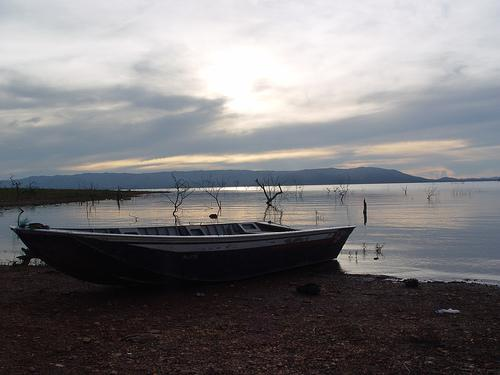
#> input picture examples/2010_000145.jpg, 500 x 375 px
$ python demo.py
#> lines starting #> are read from the running program, lines starting #| are printed output that depends on the picture
### part2ind.py
''' Get class names and part names associated with each class
Python implementation based on
http://www.stat.ucla.edu/~xianjie.chen/pascal_part_dataset/trainval.tar.gz

Define the part index of each objects.
One can merge different parts by using the same index for the
parts that are desired to be merged.
For example, one can merge
the left lower leg (llleg) and the left upper leg (luleg) of person by setting:
pimap[15]['llleg']      = 19;               # left lower leg
pimap[15]['luleg']      = 19;               # left upper leg
'''


# [22 lines left out: function get_class_names, not called in this run]


def get_pimap():
    pimap = {}

    # [aeroplane]
    pimap[1] = {}
    pimap[1]['body']        = 1
    pimap[1]['stern']       = 2
    pimap[1]['lwing']       = 3                # left wing
    pimap[1]['rwing']       = 4                # right wing
    pimap[1]['tail']        = 5
    for ii in range(1, 10 + 1):
        pimap[1][('engine_%d' % ii)] = 10+ii # multiple engines
    for ii in range(1, 10 + 1):
        pimap[1][('wheel_%d' % ii)] = 20+ii  # multiple wheels

    # [bicycle]
    pimap[2] = {}
    pimap[2]['fwheel']      = 1                # front wheel
    pimap[2]['bwheel']      = 2                # back wheel
    pimap[2]['saddle']      = 3
    pimap[2]['handlebar']   = 4                # handle bar
    pimap[2]['chainwheel']  = 5                # chain wheel
    for ii in range(1, 10 + 1):
        pimap[2][('headlight_%d' % ii)] = 10 + ii

    # [bird]
    pimap[3] = {}
    pimap[3]['head']        = 1
    pimap[3]['leye']        = 2                # left eye
    pimap[3]['reye']        = 3                # right eye
    pimap[3]['beak']        = 4
    pimap[3]['torso']       = 5
    pimap[3]['neck']        = 6
    pimap[3]['lwing']       = 7                # left wing
    pimap[3]['rwing']       = 8                # right wing
    pimap[3]['lleg']        = 9                # left leg
    pimap[3]['lfoot']       = 10               # left foot
    pimap[3]['rleg']        = 11               # right leg
    pimap[3]['rfoot']       = 12               # right foot
    pimap[3]['tail']        = 13

    # [boat]
    # only has silhouette mask

    # [bottle]
    pimap[5] = {}
    pimap[5]['cap']         = 1
    pimap[5]['body']        = 2

    # [bus]
    pimap[6] = {}
    pimap[6]['frontside']   = 1
    pimap[6]['leftside']    = 2
    pimap[6]['rightside']   = 3
    pimap[6]['backside']    = 4
    pimap[6]['roofside']    = 5
    pimap[6]['leftmirror']  = 6
    pimap[6]['rightmirror'] = 7
    pimap[6]['fliplate']    = 8                # front license plate
    pimap[6]['bliplate']    = 9                # back license plate
    for ii in range(1, 10 + 1):
        pimap[6][('door_%d' % ii)] = 10 + ii
    for ii in range(1, 10 + 1):
        pimap[6][('wheel_%d' % ii)] = 20 + ii
    for ii in range(1, 10 + 1):
        pimap[6][('headlight_%d' % ii)] = 30 + ii
    for ii in range(1, 20 + 1):
        pimap[6][('window_%d' % ii)] = 40 + ii

    # [car]
    pimap[7] = pimap[6].copy()         # car has the same set of parts with bus

    # [cat]
    pimap[8] = {}
    pimap[8]['head']        = 1
    pimap[8]['leye']        = 2                # left eye
    pimap[8]['reye']        = 3                # right eye
    pimap[8]['lear']        = 4                # left ear
    pimap[8]['rear']        = 5                # right ear
    pimap[8]['nose']        = 6
    pimap[8]['torso']       = 7
    pimap[8]['neck']        = 8
    pimap[8]['lfleg']       = 9                # left front leg
    pimap[8]['lfpa']        = 10               # left front paw
    pimap[8]['rfleg']       = 11               # right front leg
    pimap[8]['rfpa']        = 12               # right front paw
    pimap[8]['lbleg']       = 13               # left back leg
    pimap[8]['lbpa']        = 14               # left back paw
    pimap[8]['rbleg']       = 15               # right back leg
    pimap[8]['rbpa']        = 16               # right back paw
    pimap[8]['tail']        = 17

    # [chair]
    # only has sihouette mask

    # [cow]
    pimap[10] = {}
    pimap[10]['head']       = 1
    pimap[10]['leye']       = 2                # left eye
    pimap[10]['reye']       = 3                # right eye
    pimap[10]['lear']       = 4                # left ear
    pimap[10]['rear']       = 5                # right ear
    pimap[10]['muzzle']     = 6
    pimap[10]['lhorn']      = 7                # left horn
    pimap[10]['rhorn']      = 8                # right horn
    pimap[10]['torso']      = 9
    pimap[10]['neck']       = 10
    pimap[10]['lfuleg']     = 11               # left front upper leg
    pimap[10]['lflleg']     = 12               # left front lower leg
    pimap[10]['rfuleg']     = 13               # right front upper leg
    pimap[10]['rflleg']     = 14               # right front lower leg
    pimap[10]['lbuleg']     = 15               # left back upper leg
    pimap[10]['lblleg']     = 16               # left back lower leg
    pimap[10]['rbuleg']     = 17               # right back upper leg
    pimap[10]['rblleg']     = 18               # right back lower leg
    pimap[10]['tail']       = 19

    # [table]
    # only has silhouette mask

    # [dog]
    pimap[12] = pimap[8].copy()         	# dog has the same set of parts with cat,
                            		        # except for the additional
                        		            # muzzle
    pimap[12]['muzzle']     = 20

    # [horse]
    pimap[13] = pimap[10].copy()        	# horse has the same set of parts with cow,
                                            # except it has hoof instead of horn
    del pimap[13]['lhorn']
    del pimap[13]['rhorn']
    pimap[13]['lfho'] = 30
    pimap[13]['rfho'] = 31
    pimap[13]['lbho'] = 32
    pimap[13]['rbho'] = 33

    # [motorbike]
    pimap[14] = {}
    pimap[14]['fwheel']     = 1
    pimap[14]['bwheel']     = 2
    pimap[14]['handlebar']  = 3
    pimap[14]['saddle']     = 4
    for ii in range(1, 10 + 1):
        pimap[14][('headlight_%d' % ii)] = 10 + ii

    # [person]
    pimap[15] = {}
    pimap[15]['head']       = 1
    pimap[15]['leye']       = 2                    # left eye
    pimap[15]['reye']       = 3                    # right eye
    pimap[15]['lear']       = 4                    # left ear
    pimap[15]['rear']       = 5                    # right ear
    pimap[15]['lebrow']     = 6                    # left eyebrow
    pimap[15]['rebrow']     = 7                    # right eyebrow
    pimap[15]['nose']       = 8
    pimap[15]['mouth']      = 9
    pimap[15]['hair']       = 10

    pimap[15]['torso']      = 11
    pimap[15]['neck']       = 12
    pimap[15]['llarm']      = 13                   # left lower arm
    pimap[15]['luarm']      = 14                   # left upper arm
    pimap[15]['lhand']      = 15                   # left hand
    pimap[15]['rlarm']      = 16                   # right lower arm
    pimap[15]['ruarm']      = 17                   # right upper arm
    pimap[15]['rhand']      = 18                   # right hand

    pimap[15]['llleg']      = 19               	# left lower leg
    pimap[15]['luleg']      = 20               	# left upper leg
    pimap[15]['lfoot']      = 21               	# left foot
    pimap[15]['rlleg']      = 22               	# right lower leg
    pimap[15]['ruleg']      = 23               	# right upper leg
    pimap[15]['rfoot']      = 24               	# right foot

    # [pottedplant]
    pimap[16] = {}
    pimap[16]['pot']        = 1
    pimap[16]['plant']      = 2

    # [sheep]
    pimap[17] = pimap[10].copy()        # sheep has the same set of parts with cow

    # [sofa]
    # only has sihouette mask

    # [train]
    pimap[19] = {}
    pimap[19]['head']       = 1
    pimap[19]['hfrontside'] = 2                	# head front side
    pimap[19]['hleftside']  = 3                	# head left side
    pimap[19]['hrightside'] = 4                	# head right side
    pimap[19]['hbackside']  = 5                 # head back side
    pimap[19]['hroofside']  = 6                	# head roof side

    for ii in range(1, 10 + 1):
        pimap[19][('headlight_%d' % ii)] = 10 + ii

    for ii in range(1, 10 + 1):
        pimap[19][('coach_%d' % ii)] = 20 + ii

    for ii in range(1, 10 + 1):
        pimap[19][('cfrontside_%d' % ii)] = 30 + ii   # coach front side

    for ii in range(1, 10 + 1):
        pimap[19][('cleftside_%d' % ii)] = 40 + ii   # coach left side

    for ii in range(1, 10 + 1):
        pimap[19][('crightside_%d' % ii)] = 50 + ii  # coach right side

    for ii in range(1, 10 + 1):
        pimap[19][('cbackside_%d' % ii)] = 60 + ii   # coach back side

    for ii in range(1, 10 + 1):
        pimap[19][('croofside_%d' % ii)] = 70 + ii   # coach roof side


    # [tvmonitor]
    pimap[20] = {}
    pimap[20]['screen']     = 1

    return pimap

### anno.py
import numpy as np
from scipy.io import loadmat
from skimage.io import imread
from skimage.measure import regionprops
from part2ind import get_pimap


PIMAP = get_pimap()


class ImageAnnotation(object):
    def __init__(self, impath, annopath):
        # read image
#> called with impath = 'examples/2010_000145.jpg', annopath = 'examples/2010_000145.mat'
        self.im = imread(impath)
#> self.im is the input picture: shape (375, 500, 3); mean R, G, B 122.5, 120.7, 122.6
        self.impath = impath
        self.imsize = self.im.shape
#> self.imsize = (375, 500, 3)

        # read annotations
        data = loadmat(annopath)['anno'][0, 0]
#> (reads examples/2010_000145.mat from the repository)
        self.imname = data['imname'][0]
        self.annopath = annopath

        # parse objects and parts
        self.n_objects = data['objects'].shape[1]
        self.objects = []
        for obj in data['objects'][0, :]:
            self.objects.append(PascalObject(obj))

        # create masks for objects and parts
        self._mat2map()

    def _mat2map(self):
        ''' Create masks from the annotations
        Python implementation based on
        http://www.stat.ucla.edu/~xianjie.chen/pascal_part_dataset/trainval.tar.gz

        Read the annotation and present it in terms of 3 segmentation mask maps (
        i.e., the class maks, instance maks and part mask). pimap defines a
        mapping between part name and index (See part2ind.py).
        '''
        shape = self.imsize[:-1]  # first two dimensions, ignore color channel
#> shape = (375, 500)
        self.cls_mask = np.zeros(shape, dtype=np.uint8)
        self.inst_mask = np.zeros(shape, dtype=np.uint8)
        self.part_mask = np.zeros(shape, dtype=np.uint8)
        for i, obj in enumerate(self.objects):
            class_ind = obj.class_ind
            mask = obj.mask

            self.inst_mask[mask > 0] = i + 1
            self.cls_mask[mask > 0] = class_ind

            if obj.n_parts > 0:
                for p in obj.parts:
                    part_name = p.part_name
                    pid = PIMAP[class_ind][part_name]
                    self.part_mask[p.mask > 0] = pid


class PascalBase(object):
    def __init__(self, obj):
        self.mask = obj['mask']
        self.props = self._get_region_props()

    def _get_region_props(self):
        ''' useful properties
        It includes: area, bbox, bbox_Area, centroid
        It can also extract: filled_image, image, intensity_image, local_centroid
        '''
        return regionprops(self.mask)[0]


class PascalObject(PascalBase):
    def __init__(self, obj):
        super(PascalObject, self).__init__(obj)

        self.class_name = obj['class'][0]
        self.class_ind = obj['class_ind'][0, 0]

        self.n_parts = obj['parts'].shape[1]
        self.parts = []
        if self.n_parts > 0:
            for part in obj['parts'][0, :]:
                self.parts.append(PascalPart(part))


class PascalPart(PascalBase):
    def __init__(self, obj):
        super(PascalPart, self).__init__(obj)
        self.part_name = obj['part_name'][0]

### VOClabelcolormap.py
"""
Adapted from: https://gist.github.com/wllhf/a4533e0adebe57e3ed06d4b50c8419ae

Python implementation of the color map function for the PASCAL VOC data set.
Official Matlab version can be found in the PASCAL VOC devkit
http://host.robots.ox.ac.uk/pascal/VOC/voc2012/index.html#devkit
"""
import numpy as np
import matplotlib.pyplot as plt
from skimage.io import imshow
from matplotlib.colors import LinearSegmentedColormap


def color_map(N=256, normalized=True, matplotlib=True):
#> called with N = 5, normalized = True, matplotlib = True
    def bitget(byteval, idx):
        return ((byteval & (1 << idx)) != 0)

    dtype = 'float32' if normalized else 'uint8'
    cmap = np.zeros((N, 3), dtype=dtype)
    for i in range(N):
        r = g = b = 0
        c = i
        for j in range(8):
            r = r | (bitget(c, 0) << 7-j)
            g = g | (bitget(c, 1) << 7-j)
            b = b | (bitget(c, 2) << 7-j)
            c = c >> 3

        cmap[i] = np.array([r, g, b])

    cmap = cmap/255 if normalized else cmap
    if matplotlib:
        assert(normalized is True)
        return LinearSegmentedColormap.from_list('VOClabel_cmap', cmap)
    else:
        return cmap


# [18 lines left out: function color_map_viz, not called in this run]

### demo.py
import os
import numpy as np
import matplotlib.pylab as plt
from skimage.io import imread
from VOClabelcolormap import color_map
from anno import ImageAnnotation


if __name__ == "__main__":
    fdir = 'examples'
    fname_anno = '2010_000145.mat'
    fname_im = '2010_000145.jpg'

    an = ImageAnnotation(
        os.path.join(fdir, fname_im),
        os.path.join(fdir, fname_anno))

    f, ((ax1, ax2), (ax3, ax4)) = plt.subplots(2, 2)
    ax1.imshow(an.im)
    ax1.set_title('Image')
    ax1.axis('off')
    ax2.imshow(an.cls_mask, cmap=color_map(N=np.max(an.cls_mask) + 1))
    ax2.set_title('Class mask')
    ax2.axis('off')
    ax3.imshow(an.inst_mask, cmap=color_map(N=np.max(an.inst_mask) + 1))
    ax3.set_title('Instance mask')
    ax3.axis('off')
    if np.max(an.part_mask) == 0:
        ax4.imshow(an.part_mask, cmap='gray')
    else:
        ax4.imshow(an.part_mask, cmap=color_map(N=np.max(an.part_mask) + 1))
    ax4.set_title('Part mask')
    ax4.axis('off')
    plt.show()
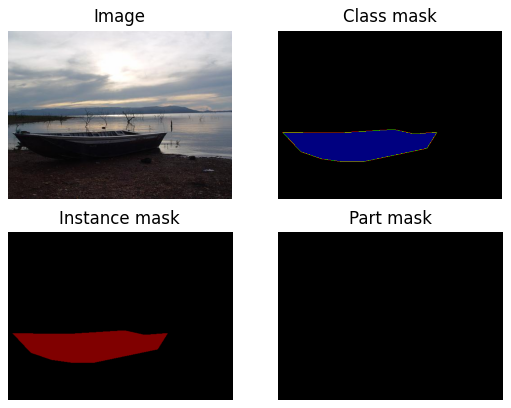
#> figure drawn by matplotlib, 4 panels
